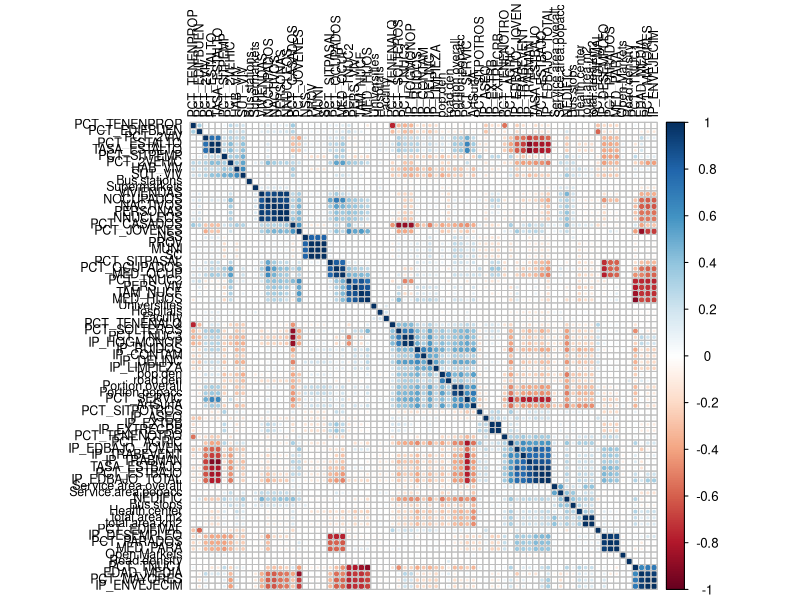
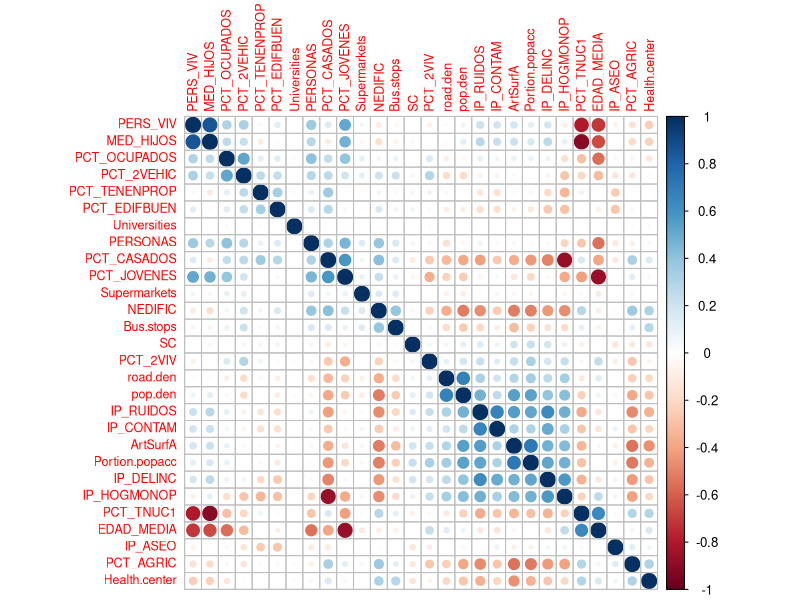
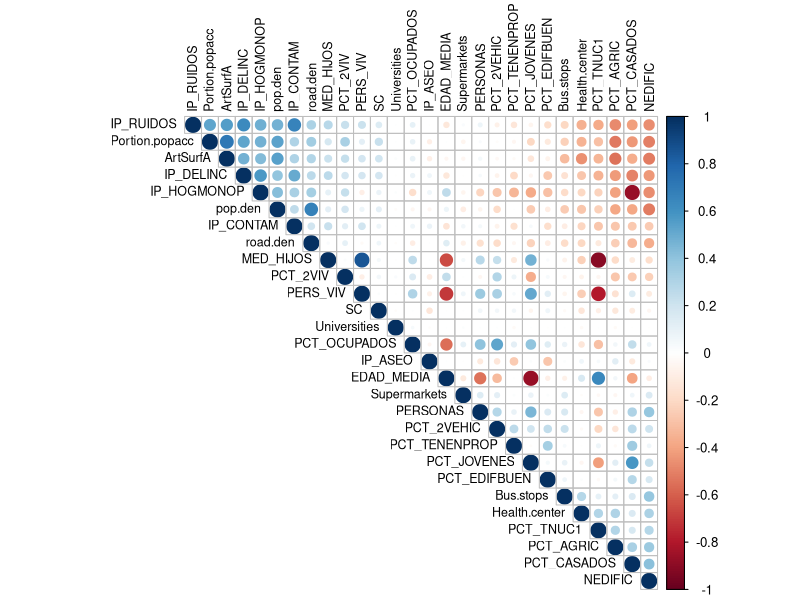
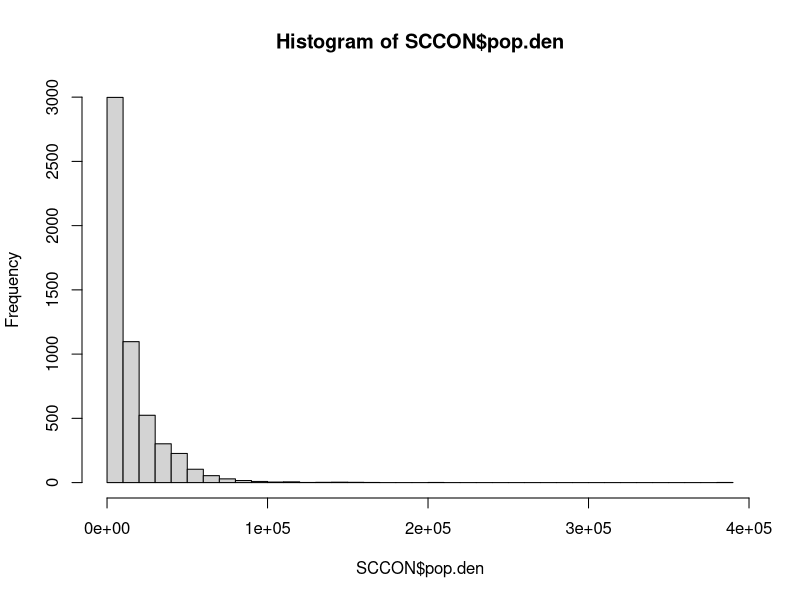
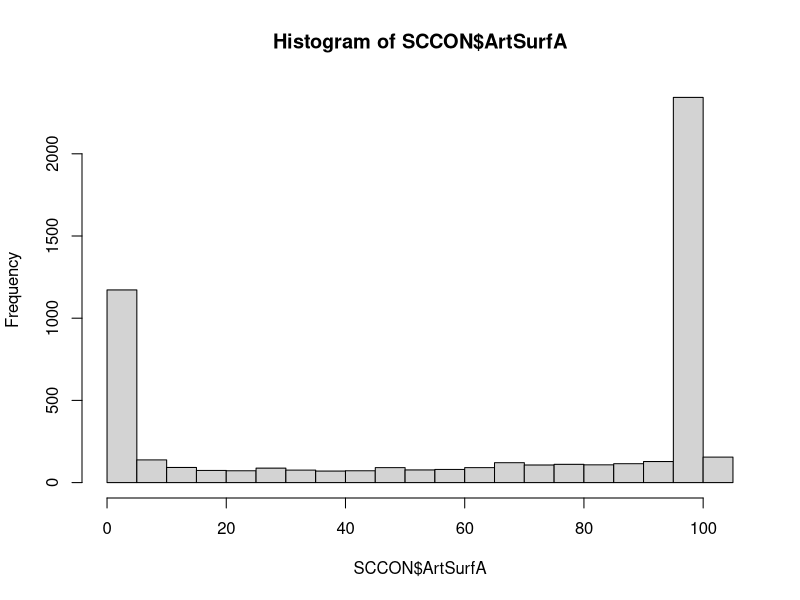
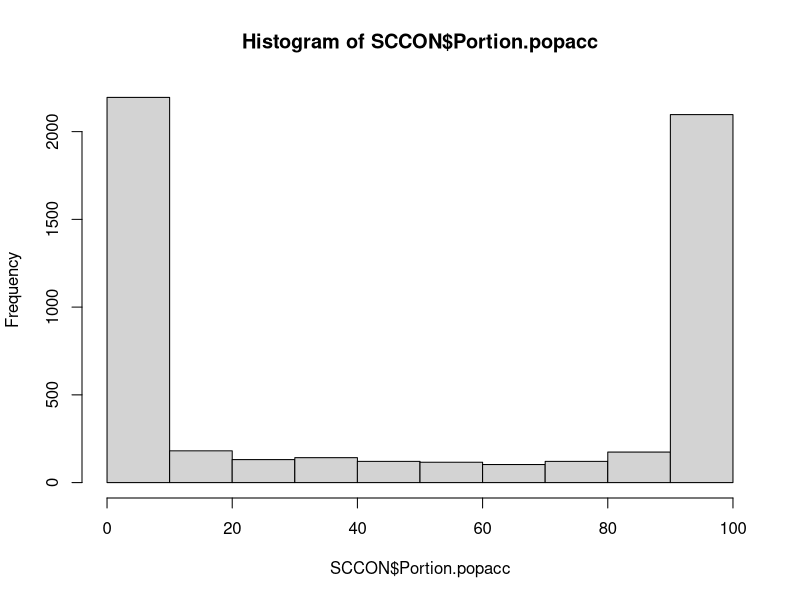
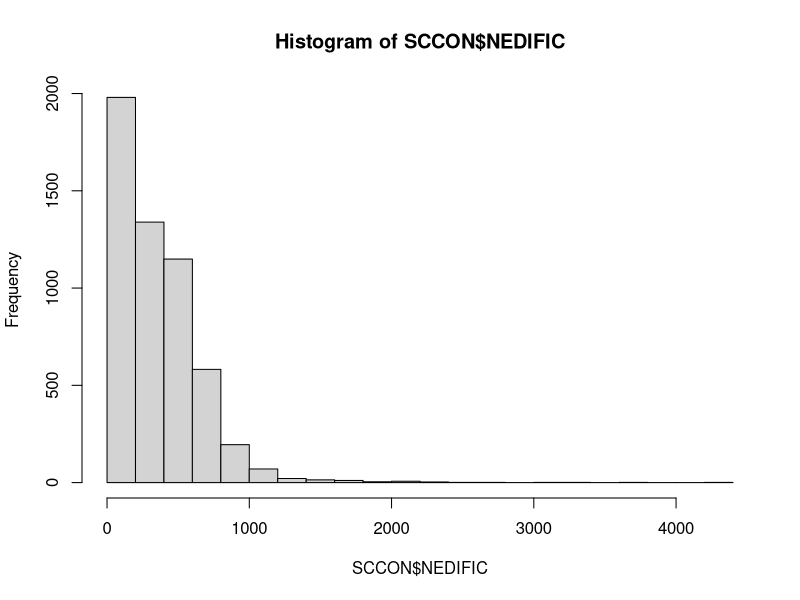
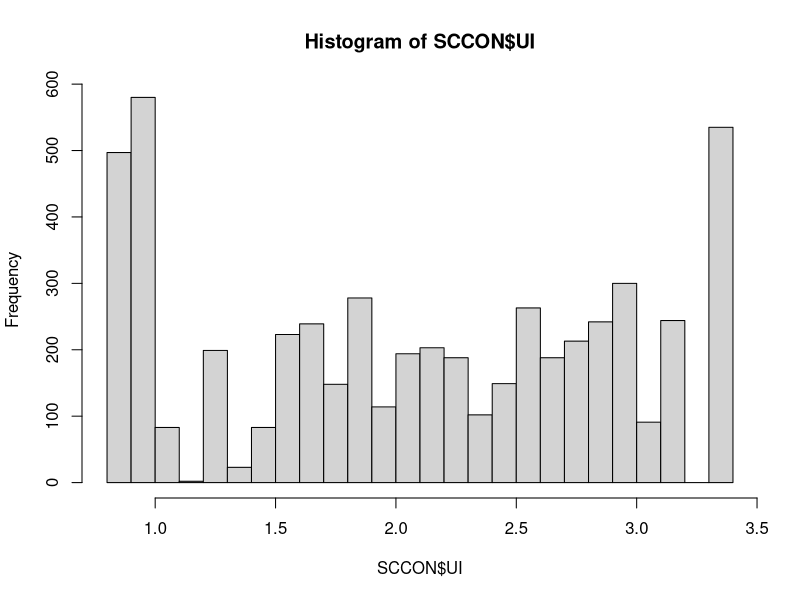

The R source for these figures, in order:
##### --------------------------------------------------------------------------------------------------- #####
##### A. Creating a data set which combines geographical data with aggregated macrolevel information 
#####    for Census tracts in Andalusia
##### --------------------------------------------------------------------------------------------------- #####
##### B. Generating an urbanicity measure
##### --------------------------------------------------------------------------------------------------- #####

## 0.1 - packages in use
library(corrplot)
library(plyr)
library(dplyr)
library(tidyr)
library(ggplot2)
library("gridExtra")
library(psych)
library(fitdistrplus)

#### 1. Load original data files and combine them by census tract ####

# ------------------------------------ #
# 1. Census Context Information (Rosa)
# ------------------------------------ #

sc2001 <- read.table("data/SC2001_02.txt", header=T, sep = "\t")

# Change the census section - ID (key variable to something easier)
colnames(sc2001)[4] <- "SC"

# ----------------------------- #
# 2. Dariyas landcover data
# ----------------------------- #

sclandc <- read.csv2("data/GeographicalContext2001_recalc2.csv", header = T)

# Change the census section ID (key variable to something easier)
colnames(sclandc)[1] <- "SC"

### This file contains the important variable Artificial surface which will later
### be part of the explanatory set of urbanicity variables
### If the share of artificial surface is 0 this has to be changed to the minimum value

# and the variable name is also not perfect
cbind(names(sclandc)) # it is at the 10th position
colnames(sclandc)[10] <- "ArtSurfA"

 ## Total area needs to be specified to total.area.m2
colnames(sclandc)[12] <- "total.area.m2"

# ----------------------------- #
# 3. Dariyas Service Area data 
# ----------------------------- #

#    = share of total surface in a census tract from where one can reach a hospital within 30 min (tomtom)
scservice <- read.csv2("data/Service Areas.csv", header=T)
colnames(scservice)[1] <- "SC"
 
 ## change some of the long variable names
 colnames(scservice)[3] <- "Service.area.popacc"
 colnames(scservice)[6] <- "Portion.popacc"
 ## Total area to "total.area.km2" -  specifing that the information is in km^2
 colnames(scservice)[4] <- "total.area.km2"

# ---- only 4205 cases with shares of service area (need to be set to zero for the rest of the SCs) - after joining!


#### 2. Combine data sets and generate a data set called SCCON (Section Censal Context information) ####

SCCON <- sc2001 %>% left_join(sclandc,by="SC") %>% left_join(scservice, by="SC")


#### 3. Properties + Data Management for future analysis ####
 
 head(SCCON)
 str(SCCON)    # classes (most integer and numeric)
 
 ## set data for land cover and service area to zero where necessary
 
 # artificial surface - missing values are imputed with the minimum value
   # - to prevent infinite values = or is that too much of an assumption
 
 length(SCCON$ArtSurfA[SCCON$ArtSurfA==0])         ### 402 cases with zeros
 SCCON$ArtSurfA <- ifelse(SCCON$ArtSurfA==0,min(SCCON$ArtSurfA[SCCON$ArtSurfA>0]),SCCON$ArtSurfA)

 # imputing the the missing land coverage values
  # - values are zero but in the read-in process transformed to NAs
 
 SCCON$Service.area.overall <- ifelse(is.na(SCCON$Service.area.overall),0,SCCON$Service.area.overall)
 SCCON$Service.area.popacc <- ifelse(is.na(SCCON$Service.area.popacc),0,SCCON$Service.area.popacc)
 SCCON$Portion.overall <- ifelse(is.na(SCCON$Portion.overall),0,SCCON$Portion.overall)
 SCCON$Portion.popacc <- ifelse(is.na(SCCON$Portion.popacc),0,SCCON$Portion.popacc)
 ## total area in km^2 is missing as well for the cases without service area (conversion 1km^2 = 1000000m^2)
 SCCON$total.area.km2 <- ifelse(is.na(SCCON$total.area.km2),SCCON$total.area.m2/1000000,SCCON$total.area.km2)


#### 4. Save new cobined context data set for later use ####

saveRDS(SCCON,file="010_SCCONTEXT.RData")

 # rm(sc2001,sclandc,scservice)

 
  
##### -------------------------------------------------------------------------------------------------- #####
##### B.) Preparations of a urbanicity measures
##### -------------------------------------------------------------------------------------------------- ##### 
 
#### 1. Create extra context variables - Population Density + Road Density / km^2
 
 SCCON <- SCCON %>% 
          # Population density
          mutate(pop.den = PERSONAS/total.area.km2) %>%
          # Road density
          mutate(road.den = Road.density/total.area.km2)
 
 
 
 
 #### 2. Check Correlations and identify clusters (latent concept = urban-hood)
 ####    Source: http://rpubs.com/melike/corrplot
 
 cor.df <- cor(SCCON)
 
 ## Identify correlations
 corrplot(cor.df, order = "hclust", tl.col='black', tl.cex=.75)  
 
 ### even if a little bit difficult to see - the "natural" variable related to urbanicty is correlated to a set
 ### of variables, including: contamination, delinquency, artificial surface area, road density, single households
 ### These variables quite probable describe an urban environment. However, they also indicate a particular degree
 ### of deprivation. Thus, for an analysis of mortality these variables might have a strong mediating effect.
 ### The question remains how we can measure a latent concept, when the contributing parts might have a strong impact
 ### on the mortality themselves. Idea for now: Use geographic measures to measure urbanicity and control for more
 ### socio-economic indicators in a multi-level setting.
 
 ### Filtering variables to avoid double measurement (i.e. Occupation and Unemployment Rate)
 ### and at the same time increase visualization
 
 SCCON.cor <- SCCON %>% dplyr::select(SC,PERSONAS,PERS_VIV,PCT_OCUPADOS,PCT_CASADOS,PCT_TENENPROP, PCT_2VIV, PCT_2VEHIC, 
                               PCT_EDIFBUEN, PCT_TNUC1, MED_HIJOS, PCT_JOVENES, EDAD_MEDIA, PCT_AGRIC, IP_DELINC,
                               IP_ASEO, IP_RUIDOS, IP_CONTAM, IP_HOGMONOP, NEDIFIC, Bus.stops, Health.center,
                               Universities, Supermarkets, ArtSurfA, road.den, Portion.popacc, pop.den)
 
 cor.sccon <- cor(SCCON.cor)
 corrplot(cor.sccon, order = "hclust", tl.cex = .75)
 corrplot(cor.sccon, type="upper", order = "FPC", tl.col = 'black', tl.cex = .75)
 
 # rm(SCCON.cor)
 
 ### Potential urbanicity index contributers (objective variables with no direct connection to mortality)
 
 # A. Population density
  hist(SCCON$pop.den, breaks = 30)
 summary(SCCON$pop.den)
 ### The histogram and the summary statistics are indicating a skewed distribution and a high number of densily
 ### populated aeas (as expected). Need to test for the extreme cases
 
 # Extremos <- SCCON %>% filter(SCCON$pop.den>=50000) %>% select(PROV, MUNI, PERSONAS, PCT_AGRIC, pop.den, total.area.km2)
 # They tend to be extremely small urban areas in Malaga, Granada and Seville (proof!)
 
 # B. Artificial surface area
  hist(SCCON$ArtSurfA, breaks = 30)
 summary(SCCON$ArtSurfA)          # median 87.52
 # concentration at around 0 and 100 (large rural secciones have mainly natural surface, whereas small urban 
 # census tract have a very high share of artificial surface = speaks for a binary classification (?))
 
 hist(SCCON$Portion.popacc)
 summary(SCCON$Portion.popacc)
 
 # C. Road density
 summary(SCCON$road.den)
 #      Min.  1st Qu.   Median     Mean  3rd Qu.      Max. 
 #      0.00    17.81   188.00   444.40   547.50  25590.00 
 
 # D. Number of buildings - does not to be in relation to the population density
 summary(SCCON$NEDIFIC)
 hist(SCCON$NEDIFIC, breaks = 30)
 # similar distribution like the population density
 
 # But correlation test shows a significant and negative correlation
 cor.test(SCCON$NEDIFIC, SCCON$pop.den, method=c("pearson"))
 
 
 #### 3. Select correlated objective urban space variables
 #### -  population density, artificial surface, road density, prop service area
 #### Generating an indicator for urbanicity
      ### steps: 
      ### a) make variables compareable - percentage share (differentiate in classes - rural, predominantly rural, peri-urban, urban)
      ### b) standardize variables
      ### c) run maximum likelihood factor analysis to obtain the weights for the indicator
      ### d) combine the variables with weights in an indicator
      ### e) test the index

  ### a) pipe line for creating the index parts and the standardized factor
SCCON <- SCCON %>% 
          mutate(POPDEN.I = ntile(pop.den,4)) %>% 
          mutate(ARTSURF.I = ntile(ArtSurfA,4)) %>% 
          mutate(ROADDEN.I = ntile(road.den,4)) %>% 
          mutate(SERAREA.I = ntile(Portion.popacc,4)) %>% 
  ### b) in a second step we standardize the indicators
          mutate(POPDEN.I.SD = POPDEN.I - mean(POPDEN.I) / sd(POPDEN.I)) %>% 
          mutate(ARTSURF.I.SD = ARTSURF.I - mean(ARTSURF.I) / sd(ARTSURF.I)) %>% 
          mutate(ROADDEN.I.SD = ROADDEN.I - mean(ROADDEN.I) / sd(ROADDEN.I)) %>%
          mutate(SERAREA.I.SD = SERAREA.I - mean(SERAREA.I) / sd(SERAREA.I))
  
  ### c) Factoranalysis
  ## find latent factors within the selected indicators

  ## soruce: http://www.statmethods.net/advstats/factor.html

  SCCON.fac <- SCCON %>% dplyr::select(POPDEN.I.SD, ARTSURF.I.SD, ROADDEN.I.SD, SERAREA.I.SD)
  
  ## 2.Identify correlations
  CS <- cor(SCCON.fac)
  
  ## 3. apply explanatory factor analysis
  fit <- factanal(SCCON.fac, 1 , rotation="varimax")
  
  print(fit, digits=2, cutoff=.3, sort=TRUE)
  
  ## Factor explains 71% of the overall variance of the 4 variables
  
  ##               POPDEN.I.SD  ARTSURF.I.SD  ROADDEN.I.SD  SERAREA.I.SD 
  ## Uniquenesses:        0.05          0.33          0.19          0.58 
  ## Loadings:            0.97          0.82          0.90          0.65
  
  
  ### d) Create Urban - Indicator
  
  SCCON <- SCCON %>% mutate(UI = (POPDEN.I*0.97+ARTSURF.I*0.82+ROADDEN.I*0.90+SERAREA.I*0.65)/4)
  
  # and a categorical urbanicity variable - for easier interpretation - by quartiles
  
  SCCON$UI.cat <- 0
  SCCON$UI.cat[SCCON$UI<=1.24] <- 1
  SCCON$UI.cat[SCCON$UI>1.24 & SCCON$UI<=2.12] <- 2
  SCCON$UI.cat[SCCON$UI>2.12 & SCCON$UI<=2.872] <- 3
  SCCON$UI.cat[SCCON$UI>2.872] <- 4
  SCCON$UI.cat <- as.factor(SCCON$UI.cat)
  
  SCCON$UI.cat <- revalue(SCCON$UI.cat, c("1"="Rural","2"="Predom. Rural", "3"="Peri-Urban", "4"="Urban"))
  
  
  
  ### e) test the urban indicator
  summary(SCCON$UI)
  
  #    Min. 1st Qu.  Median    Mean 3rd Qu.    Max. 
  #   0.835   1.240   2.120   2.087   2.872   3.340 
  
  hist(SCCON$UI, breaks = 30)

  ## See how the data is distributed! (source: https://goo.gl/zi7lwv )
  x <- SCCON$UI
  descdist(x, discrete = FALSE) ### as observed earlier, the Index is uniformily distributed
  fit.norm <- fitdist(x, "unif")      ## has a the best fit
  plot(fit.norm)
  
  ### Crohnbachs alpha as reliability coefficient (=91%)
  alpha(CS)
  
  
  ##### --------------------------------------------------------------------------------------------------- #####
  
  ##### save data set with UI indicator and transformed variables
  
  save(SCCON,file='data/015_ContextAndUI.Rdata')
  
